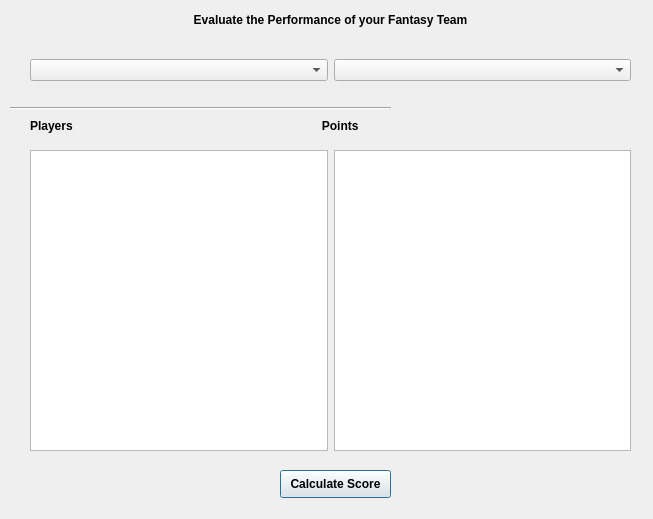
<?xml version="1.0" encoding="UTF-8"?>
<ui version="4.0">
 <class>Dialog</class>
 <widget class="QDialog" name="Dialog">
  <property name="geometry">
   <rect>
    <x>0</x>
    <y>0</y>
    <width>653</width>
    <height>519</height>
   </rect>
  </property>
  <property name="windowTitle">
   <string>Dialog</string>
  </property>
  <widget class="QLabel" name="label">
   <property name="geometry">
    <rect>
     <x>150</x>
     <y>10</y>
     <width>361</width>
     <height>20</height>
    </rect>
   </property>
   <property name="font">
    <font>
     <family>Arial</family>
     <pointsize>9</pointsize>
     <weight>75</weight>
     <bold>true</bold>
    </font>
   </property>
   <property name="text">
    <string>Evaluate the Performance of your Fantasy Team</string>
   </property>
   <property name="alignment">
    <set>Qt::AlignCenter</set>
   </property>
  </widget>
  <widget class="QWidget" name="horizontalLayoutWidget">
   <property name="geometry">
    <rect>
     <x>30</x>
     <y>50</y>
     <width>601</width>
     <height>41</height>
    </rect>
   </property>
   <layout class="QHBoxLayout" name="horizontalLayout">
    <item>
     <widget class="QComboBox" name="comboBox_2"/>
    </item>
    <item>
     <widget class="QComboBox" name="comboBox"/>
    </item>
   </layout>
  </widget>
  <widget class="Line" name="line">
   <property name="geometry">
    <rect>
     <x>10</x>
     <y>100</y>
     <width>381</width>
     <height>16</height>
    </rect>
   </property>
   <property name="orientation">
    <enum>Qt::Horizontal</enum>
   </property>
  </widget>
  <widget class="QWidget" name="horizontalLayoutWidget_2">
   <property name="geometry">
    <rect>
     <x>30</x>
     <y>110</y>
     <width>601</width>
     <height>31</height>
    </rect>
   </property>
   <layout class="QHBoxLayout" name="horizontalLayout_2">
    <item>
     <widget class="QLabel" name="label_3">
      <property name="font">
       <font>
        <family>Arial</family>
        <pointsize>9</pointsize>
        <weight>75</weight>
        <bold>true</bold>
       </font>
      </property>
      <property name="text">
       <string>Players</string>
      </property>
     </widget>
    </item>
    <item>
     <widget class="QLabel" name="label_2">
      <property name="font">
       <font>
        <family>Arial</family>
        <pointsize>9</pointsize>
        <weight>75</weight>
        <bold>true</bold>
       </font>
      </property>
      <property name="text">
       <string>                           Points</string>
      </property>
     </widget>
    </item>
    <item>
     <widget class="QLabel" name="label_4">
      <property name="text">
       <string/>
      </property>
     </widget>
    </item>
   </layout>
  </widget>
  <widget class="QWidget" name="horizontalLayoutWidget_3">
   <property name="geometry">
    <rect>
     <x>30</x>
     <y>150</y>
     <width>601</width>
     <height>301</height>
    </rect>
   </property>
   <layout class="QHBoxLayout" name="horizontalLayout_3">
    <item>
     <widget class="QListWidget" name="listWidget_2"/>
    </item>
    <item>
     <widget class="QListWidget" name="listWidget"/>
    </item>
   </layout>
  </widget>
  <widget class="QPushButton" name="pushButton">
   <property name="geometry">
    <rect>
     <x>280</x>
     <y>470</y>
     <width>111</width>
     <height>28</height>
    </rect>
   </property>
   <property name="font">
    <font>
     <family>Arial</family>
     <weight>75</weight>
     <bold>true</bold>
    </font>
   </property>
   <property name="text">
    <string>Calculate Score</string>
   </property>
  </widget>
 </widget>
 <resources/>
 <connections/>
</ui>
